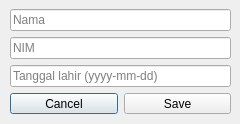
<?xml version="1.0" encoding="UTF-8"?>
<ui version="4.0">
 <class>Dialog</class>
 <widget class="QDialog" name="Dialog">
  <property name="geometry">
   <rect>
    <x>0</x>
    <y>0</y>
    <width>240</width>
    <height>124</height>
   </rect>
  </property>
  <property name="windowTitle">
   <string>Dialog</string>
  </property>
  <widget class="QWidget" name="verticalLayoutWidget">
   <property name="geometry">
    <rect>
     <x>10</x>
     <y>9</y>
     <width>221</width>
     <height>105</height>
    </rect>
   </property>
   <layout class="QVBoxLayout" name="verticalLayout">
    <item>
     <widget class="QLineEdit" name="name_input">
      <property name="text">
       <string/>
      </property>
      <property name="placeholderText">
       <string>Nama</string>
      </property>
     </widget>
    </item>
    <item>
     <widget class="QLineEdit" name="nim_input">
      <property name="placeholderText">
       <string>NIM</string>
      </property>
     </widget>
    </item>
    <item>
     <widget class="QLineEdit" name="tl_input">
      <property name="placeholderText">
       <string>Tanggal lahir (yyyy-mm-dd)</string>
      </property>
     </widget>
    </item>
    <item>
     <layout class="QHBoxLayout" name="horizontalLayout">
      <item>
       <widget class="QPushButton" name="cancelButton">
        <property name="text">
         <string>Cancel</string>
        </property>
       </widget>
      </item>
      <item>
       <widget class="QPushButton" name="saveButton">
        <property name="text">
         <string>Save</string>
        </property>
       </widget>
      </item>
     </layout>
    </item>
   </layout>
  </widget>
 </widget>
 <resources/>
 <connections/>
</ui>
